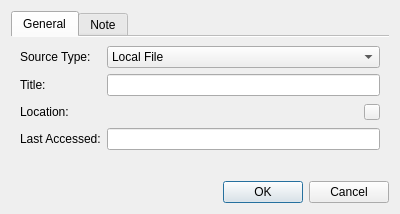
<?xml version="1.0" encoding="UTF-8"?>
<ui version="4.0">
 <class>FileObjectEditDialog</class>
 <widget class="QDialog" name="FileObjectEditDialog">
  <property name="geometry">
   <rect>
    <x>0</x>
    <y>0</y>
    <width>400</width>
    <height>214</height>
   </rect>
  </property>
  <property name="windowTitle">
   <string>Dialog</string>
  </property>
  <layout class="QVBoxLayout" name="verticalLayout">
   <item>
    <widget class="KTabWidget" name="ktabwidget">
     <property name="currentIndex">
      <number>0</number>
     </property>
     <property name="documentMode">
      <bool>true</bool>
     </property>
     <widget class="QWidget" name="generalTab">
      <attribute name="title">
       <string>General</string>
      </attribute>
      <layout class="QFormLayout" name="formLayout">
       <item row="0" column="0">
        <widget class="QLabel" name="label">
         <property name="text">
          <string>Source Type:</string>
         </property>
        </widget>
       </item>
       <item row="0" column="1">
        <widget class="KComboBox" name="editType">
         <item>
          <property name="text">
           <string>Local File</string>
          </property>
         </item>
         <item>
          <property name="text">
           <string>Remote File</string>
          </property>
         </item>
         <item>
          <property name="text">
           <string>Website</string>
          </property>
         </item>
        </widget>
       </item>
       <item row="1" column="0">
        <widget class="QLabel" name="label_2">
         <property name="text">
          <string>Title:</string>
         </property>
        </widget>
       </item>
       <item row="1" column="1">
        <widget class="StringEdit" name="editTitle"/>
       </item>
       <item row="2" column="0">
        <widget class="QLabel" name="label_3">
         <property name="text">
          <string>Location:</string>
         </property>
        </widget>
       </item>
       <item row="2" column="1">
        <layout class="QHBoxLayout" name="horizontalLayout">
         <item>
          <widget class="QLabel" name="editUrl">
           <property name="text">
            <string notr="true"/>
           </property>
          </widget>
         </item>
         <item>
          <spacer name="horizontalSpacer">
           <property name="orientation">
            <enum>Qt::Horizontal</enum>
           </property>
           <property name="sizeHint" stdset="0">
            <size>
             <width>40</width>
             <height>20</height>
            </size>
           </property>
          </spacer>
         </item>
         <item>
          <widget class="KPushButton" name="urlSelector">
           <property name="sizePolicy">
            <sizepolicy hsizetype="Preferred" vsizetype="Preferred">
             <horstretch>0</horstretch>
             <verstretch>0</verstretch>
            </sizepolicy>
           </property>
           <property name="minimumSize">
            <size>
             <width>16</width>
             <height>16</height>
            </size>
           </property>
           <property name="maximumSize">
            <size>
             <width>16</width>
             <height>16</height>
            </size>
           </property>
          </widget>
         </item>
        </layout>
       </item>
       <item row="3" column="0">
        <widget class="QLabel" name="label_4">
         <property name="text">
          <string>Last Accessed:</string>
         </property>
        </widget>
       </item>
       <item row="3" column="1">
        <widget class="DateEdit" name="editLastAccessed"/>
       </item>
      </layout>
     </widget>
     <widget class="QWidget" name="noteTab">
      <attribute name="title">
       <string>Note</string>
      </attribute>
      <layout class="QVBoxLayout" name="verticalLayout_2">
       <item>
        <widget class="ListAnnotationsWidget" name="editNotes" native="true"/>
       </item>
      </layout>
     </widget>
    </widget>
   </item>
   <item>
    <widget class="QDialogButtonBox" name="buttonBox">
     <property name="orientation">
      <enum>Qt::Horizontal</enum>
     </property>
     <property name="standardButtons">
      <set>QDialogButtonBox::Cancel|QDialogButtonBox::Ok</set>
     </property>
    </widget>
   </item>
  </layout>
 </widget>
 <customwidgets>
  <customwidget>
   <class>KComboBox</class>
   <extends>QComboBox</extends>
   <header>kcombobox.h</header>
  </customwidget>
  <customwidget>
   <class>KPushButton</class>
   <extends>QPushButton</extends>
   <header>kpushbutton.h</header>
  </customwidget>
  <customwidget>
   <class>KTabWidget</class>
   <extends>QTabWidget</extends>
   <header>ktabwidget.h</header>
   <container>1</container>
  </customwidget>
  <customwidget>
   <class>StringEdit</class>
   <extends>QLineEdit</extends>
   <header>propertywidgets/stringedit.h</header>
   <slots>
    <signal>widgetEnabled(bool)</signal>
    <signal>widgetShown(bool)</signal>
   </slots>
  </customwidget>
  <customwidget>
   <class>ListAnnotationsWidget</class>
   <extends>QWidget</extends>
   <header>sidebar/listannotationswidget.h</header>
   <container>1</container>
  </customwidget>
  <customwidget>
   <class>DateEdit</class>
   <extends>QLineEdit</extends>
   <header>propertywidgets/dateedit.h</header>
   <slots>
    <signal>widgetShown(bool)</signal>
   </slots>
  </customwidget>
 </customwidgets>
 <resources/>
 <connections>
  <connection>
   <sender>buttonBox</sender>
   <signal>accepted()</signal>
   <receiver>FileObjectEditDialog</receiver>
   <slot>accept()</slot>
   <hints>
    <hint type="sourcelabel">
     <x>248</x>
     <y>254</y>
    </hint>
    <hint type="destinationlabel">
     <x>157</x>
     <y>274</y>
    </hint>
   </hints>
  </connection>
  <connection>
   <sender>buttonBox</sender>
   <signal>rejected()</signal>
   <receiver>FileObjectEditDialog</receiver>
   <slot>reject()</slot>
   <hints>
    <hint type="sourcelabel">
     <x>316</x>
     <y>260</y>
    </hint>
    <hint type="destinationlabel">
     <x>286</x>
     <y>274</y>
    </hint>
   </hints>
  </connection>
 </connections>
</ui>
